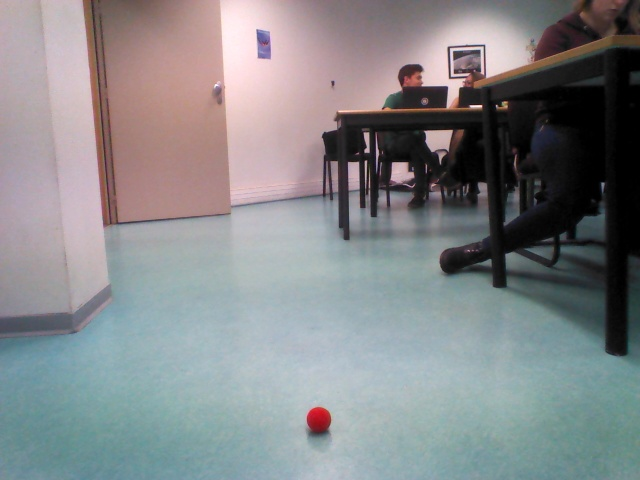
#> input picture img/calibrate/5.jpg, 640 x 480 px
$ python balldetector.py
#> lines starting #> are read from the running program, lines starting #| are printed output that depends on the picture; after the words box and inside, x2 and y2 are one past the last pixel; in counts of white or black regions, pixels touching at a corner belong together
# coding: UTF-8
import cv2
import cv2.cv as cv
import numpy as np
import math
import os.path

# degrees
NAO_VERTICAL_RADIUS = 47.64
NAO_HORIZONTAL_RADIUS = 60.97
# mm
BALL_RADIUS = 40 / 2
NAO_HEIGHT = 574
NAO_FRONTCAM_HEIGHT = 529
NAO_BOTCAM_HEIGHT = 483


#used for computing the focal length
DISTANCE_FROM_CAMERA = 1120
BALL_DIAMETER = 40
FOCAL_LENGTH = 0


class BallDetector:
    def __init__(self):
        pass

    @staticmethod
    def computeFocalLength():
        img = cv2.imread("../img/calibrate/5.jpg")
        img_hsv = cv2.cvtColor(img, cv2.COLOR_BGR2HSV)
        lower_red = np.array([0, 255, 100])
        upper_red = np.array([10, 255, 255])
        mask0 = cv2.inRange(img_hsv, lower_red, upper_red)
        lower_red = np.array([170, 50, 50])
        upper_red = np.array([180, 255, 255])
        mask1 = cv2.inRange(img_hsv, lower_red, upper_red)
        mask = mask0 + mask1
        output_img = img.copy()
        output_img[np.where(mask == 0)] = 0
        gray = cv2.cvtColor(output_img, cv2.COLOR_BGR2GRAY)
        kernel = np.ones((13, 13), np.uint8)
        gray = cv2.morphologyEx(gray, cv2.MORPH_OPEN, kernel)
        gray = cv2.GaussianBlur(gray, (3, 3), 0)
        circles = cv2.HoughCircles(image=gray, method=cv.CV_HOUGH_GRADIENT, dp=1, minDist=100, param1=100, param2=1,
                                   minRadius=10, maxRadius=15)
        circles = np.round(circles[0, :].astype("int"))
        r = circles[0][2]
        focalLength = (2 * r * DISTANCE_FROM_CAMERA) / BALL_DIAMETER
        return focalLength

    @staticmethod
    def getFocalLength():
        filename = "../img/calibrate/fl.txt"
        if os.path.isfile(filename):
            file = open(filename, 'r')
            focalLength = int(file.read())
            file.close()
        else:
            file = open(filename, 'w')
            focalLength = BallDetector.computeFocalLength()
#> in computeFocalLength, img is the input picture: shape (480, 640, 3); mean B, G, R 137.6, 135.3, 133.3
#> in computeFocalLength, `img_hsv = cv2.cvtColor(img, cv2.COLOR_BGR2HSV)`: img_hsv: shape (480, 640, 3); mean H, S, V 90.8, 38.6, 146.2
#> in computeFocalLength, `mask0 = cv2.inRange(img_hsv, lower_red, upper_red)`: mask0: shape (480, 640); every value is 0
#> in computeFocalLength, `mask1 = cv2.inRange(img_hsv, lower_red, upper_red)`:
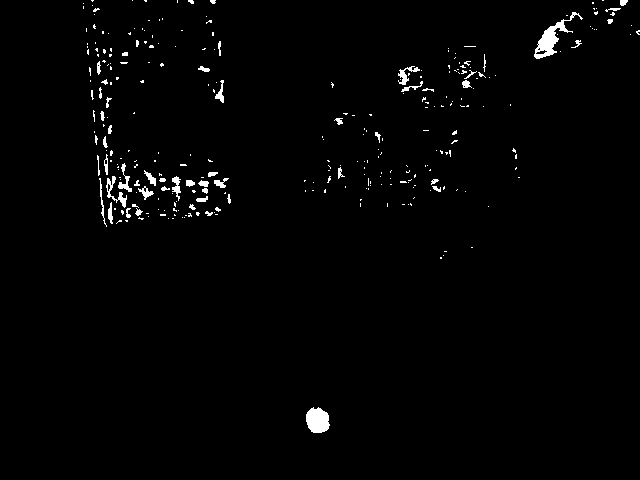
#> mask1: shape (480, 640); 1.5% white; 298 white regions (247 under 20 px), largest, box (x1, y1, x2, y2) and area: (534, 12, 583, 59) 593, (306, 407, 330, 433) 483, (106, 176, 127, 208) 188
#> in computeFocalLength, `output_img[np.where(mask == 0)] = 0`:
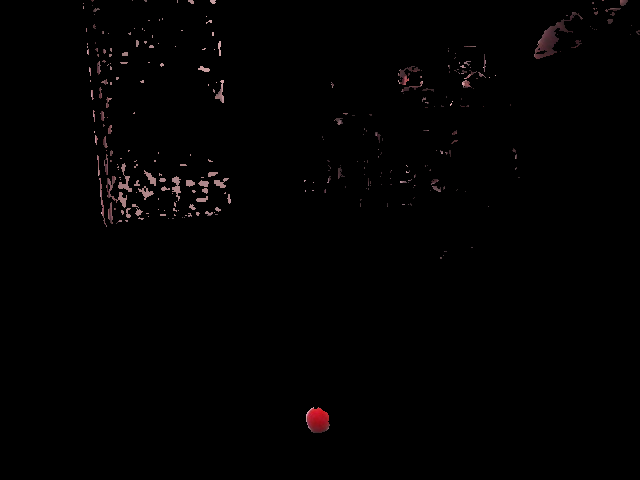
#> output_img: shape (480, 640, 3); mean B, G, R 1.3, 1.3, 1.9
#> in computeFocalLength, `circles = cv2.HoughCircles(image=gray, method=cv.CV_HOUGH_GRADIENT, dp..`: circles = [[317.5, 420.5, 11.3]]
#> in computeFocalLength, `circles = np.round(circles[0, :].astype("int"))`: circles = [[317, 420, 11]]
#> in computeFocalLength, `r = circles[0][2]`: r = 11
#> in computeFocalLength, `focalLength = (2 * r * DISTANCE_FROM_CAMERA) / BALL_DIAMETER`: focalLength = 616
            file.write(str(focalLength))
            file.close()
        return focalLength

    @staticmethod
    def setFocalLength():
        global FOCAL_LENGTH
        FOCAL_LENGTH = BallDetector.getFocalLength()


    @staticmethod
    def distance_to_camera(knownWidth, focalLength, perceivedWidth):
        return (knownWidth * focalLength) / perceivedWidth


    @staticmethod
    def redfilter(img):
        img_hsv = cv2.cvtColor(img, cv2.COLOR_BGR2HSV)
        lower_red = np.array([0, 65, 50])
        upper_red = np.array([10, 255, 255])
        mask0 = cv2.inRange(img_hsv, lower_red, upper_red)
        lower_red = np.array([170, 50, 50])
        upper_red = np.array([180, 255, 255])
        mask1 = cv2.inRange(img_hsv, lower_red, upper_red)
        mask = mask0 + mask1
        output_img = img.copy()
        output_img[np.where(mask == 0)] = 0
        return output_img

    @staticmethod
    def detectCircles(img):
        # output = img.copy()
        gray = cv2.cvtColor(img, cv2.COLOR_BGR2GRAY)
        kernel = np.ones((7, 7), np.uint8)
        gray = cv2.morphologyEx(gray, cv2.MORPH_OPEN, kernel)
        gray = cv2.GaussianBlur(gray, (3, 3), 0)
        circles = cv2.HoughCircles(image=gray, method=cv.CV_HOUGH_GRADIENT, dp=1, minDist=100, param1=100, param2=1,
                                   minRadius=10, maxRadius=50)
        if circles is not None:
            # print "ok"
            circles = np.round(circles[0, :].astype("int"))
            # for (x, y, r) in circles:
            #    cv2.circle(output, (x, y), r, (0, 255, 0), 4)
            #    cv2.rectangle(output, (x - 5, y - 5), (x + 5, y + 5), (0, 128, 255), -1)
        return circles

    # [24 lines of commented-out code are left out]

    # [24 lines left out: function computeDistances, not called in this run]

    @staticmethod
    def computeAngles_bot(circles, img_shape):
        res = None
        if circles is not None and img_shape is not None:
            res =[]
            x_mid = img_shape[1] / 2
            y_mid = img_shape[0] / 2
            vertical_angle_rad = math.radians(NAO_VERTICAL_RADIUS)
            horizontal_angle_rad = math.radians(NAO_HORIZONTAL_RADIUS)
            for (x,y,r) in circles:
                distcenterx = float(x - x_mid)
                distcentery = float(y - y_mid)
                vertical_angle = (distcentery / img_shape[1]) * vertical_angle_rad
                horizontal_angle = (distcenterx / img_shape[0]) * horizontal_angle_rad
                # print math.degrees(vertical_angle), math.degrees(horizontal_angle)
                res.append((vertical_angle, horizontal_angle))
        return  res

    # [14 lines left out: functions findBalls, finBalls_bot, not called in this run]

def main():
    BallDetector.setFocalLength()
    img = cv2.imread('../img/test/balle_rouge_lumiere.png')
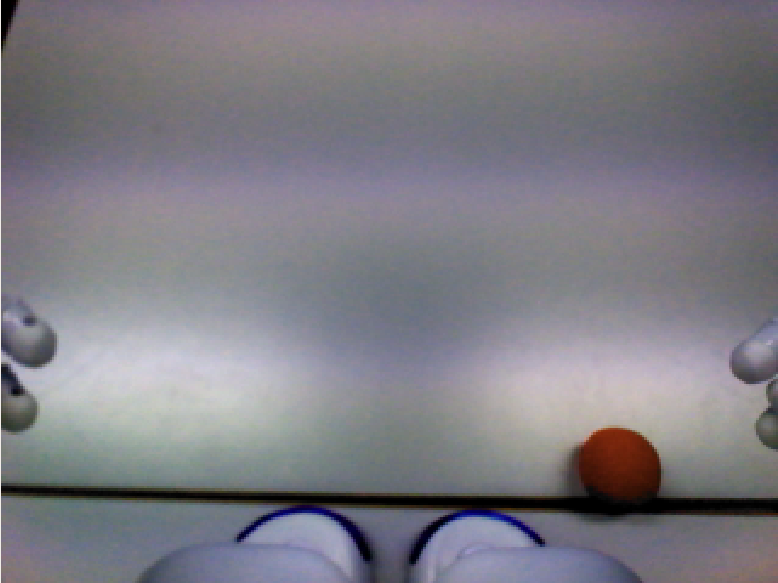
#> input picture img/test/balle_rouge_lumiere.png, 778 x 583 px
#> img is the input picture: shape (583, 778, 3); mean B, G, R 132.2, 124.4, 126.4
    cv2.imshow("test", img)
    cv2.waitKey(0)
    cv2.destroyAllWindows()
    red = BallDetector.redfilter(img)
#> in redfilter, `img_hsv = cv2.cvtColor(img, cv2.COLOR_BGR2HSV)`: img_hsv: shape (583, 778, 3); mean H, S, V 106.9, 26.9, 134.8
#> in redfilter, `mask0 = cv2.inRange(img_hsv, lower_red, upper_red)`:
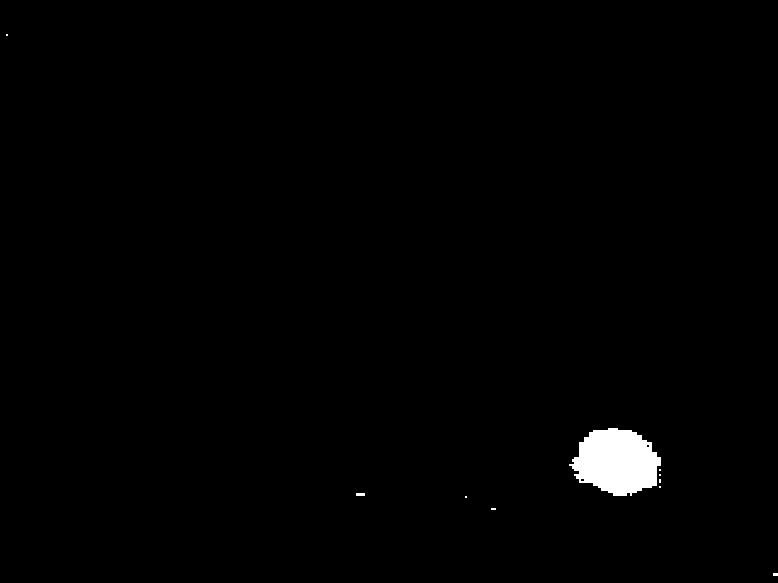
#> mask0: shape (583, 778); 1% white; 10 white regions (8 under 20 px), largest, box (x1, y1, x2, y2) and area: (569, 428, 661, 496) 4462, (356, 493, 365, 496) 27
#> in redfilter, `mask1 = cv2.inRange(img_hsv, lower_red, upper_red)`:
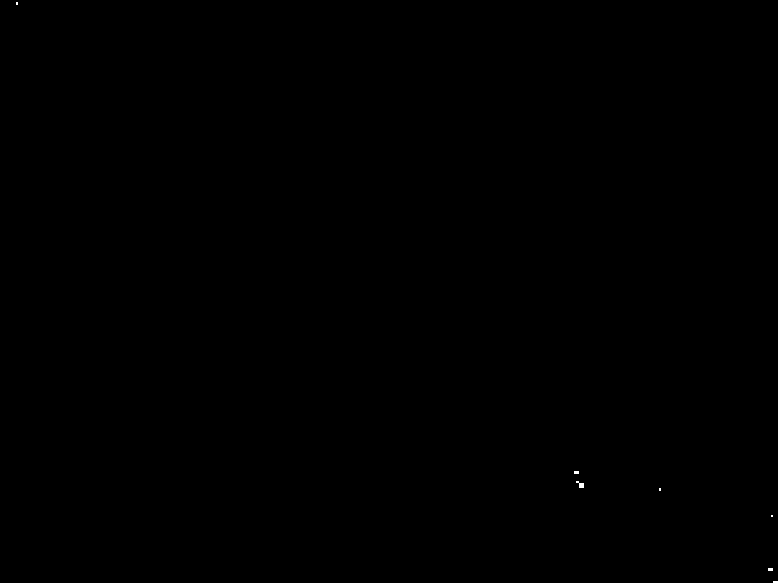
#> mask1: shape (583, 778); 0.02% white; 7 white regions (6 under 20 px), largest, box (x1, y1, x2, y2) and area: (576, 481, 584, 488) 31
#> in redfilter, `mask = mask0 + mask1`: mask: shape (583, 778); 1% white; 14 white regions (12 under 20 px), largest, box (x1, y1, x2, y2) and area: (569, 428, 661, 496) 4508, (356, 493, 365, 496) 27
    circles = BallDetector.detectCircles(red)
#> in detectCircles, `circles = cv2.HoughCircles(image=gray, method=cv.CV_HOUGH_GRADIENT, dp..`: circles = [[608.5, 457.5, 30.8], [681.5, 526.5, 49.4]]
#> in detectCircles, `circles = np.round(circles[0, :].astype("int"))`: circles = [[608, 457, 30], [681, 526, 49]]
#> circles = [[608, 457, 30], [681, 526, 49]]
    #BallDetector.computeDistances(circles, img.shape, 0, camera="")
    BallDetector.computeAngles_bot(circles, img.shape)
#> the loop in computeAngles_bot, `for (x,y,r) in circles:` made 2 passes
#> (x, y, r, distcenterx, distcentery, vertical_angle, horizontal_angle) on passes 1 to 2: (608, 457, 30, 219, 165.5, 0.177, 0.4), (681, 526, 49, 292, 234.5, 0.251, 0.533)
#> after the loop in computeAngles_bot, `for (x,y,r) in circles:`: res = [(0.177, 0.4), (0.251, 0.533)]


if __name__ == "__main__":
    main()
